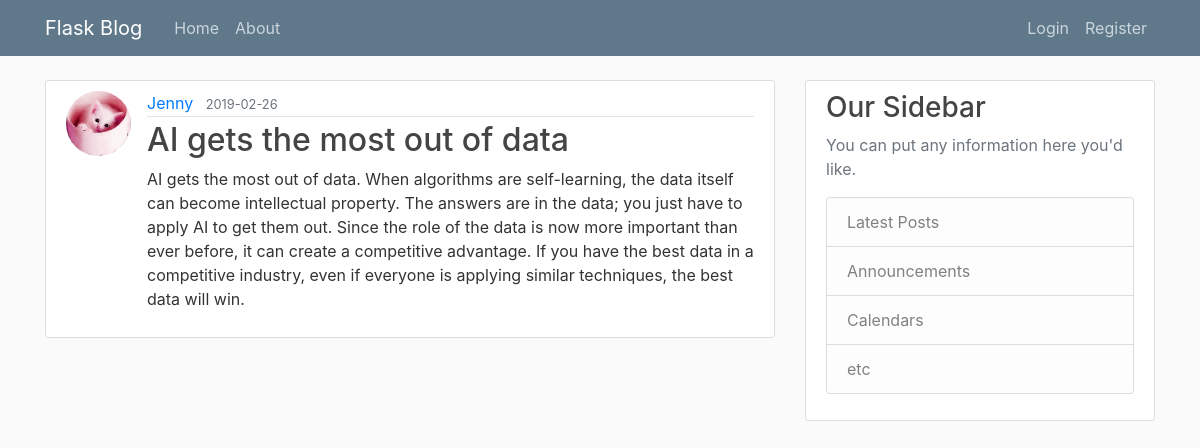
Page /post/27 on the committed database.
### flaskblog/models.py (models this page shows, shortened)
class User(db.Model, UserMixin):
    id = db.Column(db.Integer, primary_key=True)
    username = db.Column(db.String(20), unique=True, nullable=False)
    email = db.Column(db.String(120), unique=True, nullable=False)
    image_file = db.Column(db.String(20), nullable=False, default='default.jpg')
    password = db.Column(db.String(60), nullable=False)
    posts = db.relationship('Post', backref='author', lazy=True)

class Post(db.Model):
    id = db.Column(db.Integer, primary_key=True)
    title = db.Column(db.String(100), nullable=False)
    date_posted = db.Column(db.DateTime, nullable=False, default=datetime.utcnow)
    content = db.Column(db.Text, nullable=False)
    user_id = db.Column(db.Integer, db.ForeignKey('user.id'), nullable=False)

### flaskblog/posts/routes.py (the view)
@posts.route("/post/<int:post_id>")
def post(post_id):
    post = Post.query.get_or_404(post_id)
    return render_template('post.html', title=post.title, post=post)

### flaskblog/templates/post.html (shortened to what this page needs)
{% extends "layout.html" %}
{% block content %}
    <article class="media content-section">
      <img class="rounded-circle article-img" src="{{ url_for('static', filename='profile_pics/' + post.author.image_file) }}"></img>
      <div class="media-body">
        <div class="article-metadata">
          <a class="mr-2" href="{{ url_for('users.user_posts', username=post.author.username) }}">{{ post.author.username }}</a>
          <small class="text-muted">{{ post.date_posted.strftime('%Y-%m-%d') }}</small>
        </div>
        <h2 class="article-title">{{ post.title }}</h2>
        <p class="article-content">{{ post.content }}</p>
      </div>
    </article>
{% endblock content %}

### flaskblog/static/main.css (style rules this page uses)
body { background: #fafafa; color: #333333; margin-top: 5rem; }
h1, h2, h3, h4, h5, h6 { color: #444444; }
.content-section { background: #ffffff; padding: 10px 20px; border: 1px solid #dddddd; border-radius: 3px; margin-bottom: 20px; }
.article-title { color: #444444; }
.article-content { white-space: pre-line; }
.article-img { height: 65px; width: 65px; margin-right: 16px; }
.article-metadata { padding-bottom: 1px; margin-bottom: 4px; border-bottom: 1px solid #e3e3e3 }

### rows in the picture
User: image_file (picture), author.username "Jenny"
Post: date_posted "2019-02-26", title "AI gets the most out of data", content "AI gets the most out of data. When algorithms are self-learning, the data itself can become intellectual property. The answers are in the data; you just have to apply AI to get them out. Since the role of the data is now more important than ever before, it can create a competitive advantage. If you have the best data in a competitive industry, even if everyone is applying similar techniques, the best data will win."
